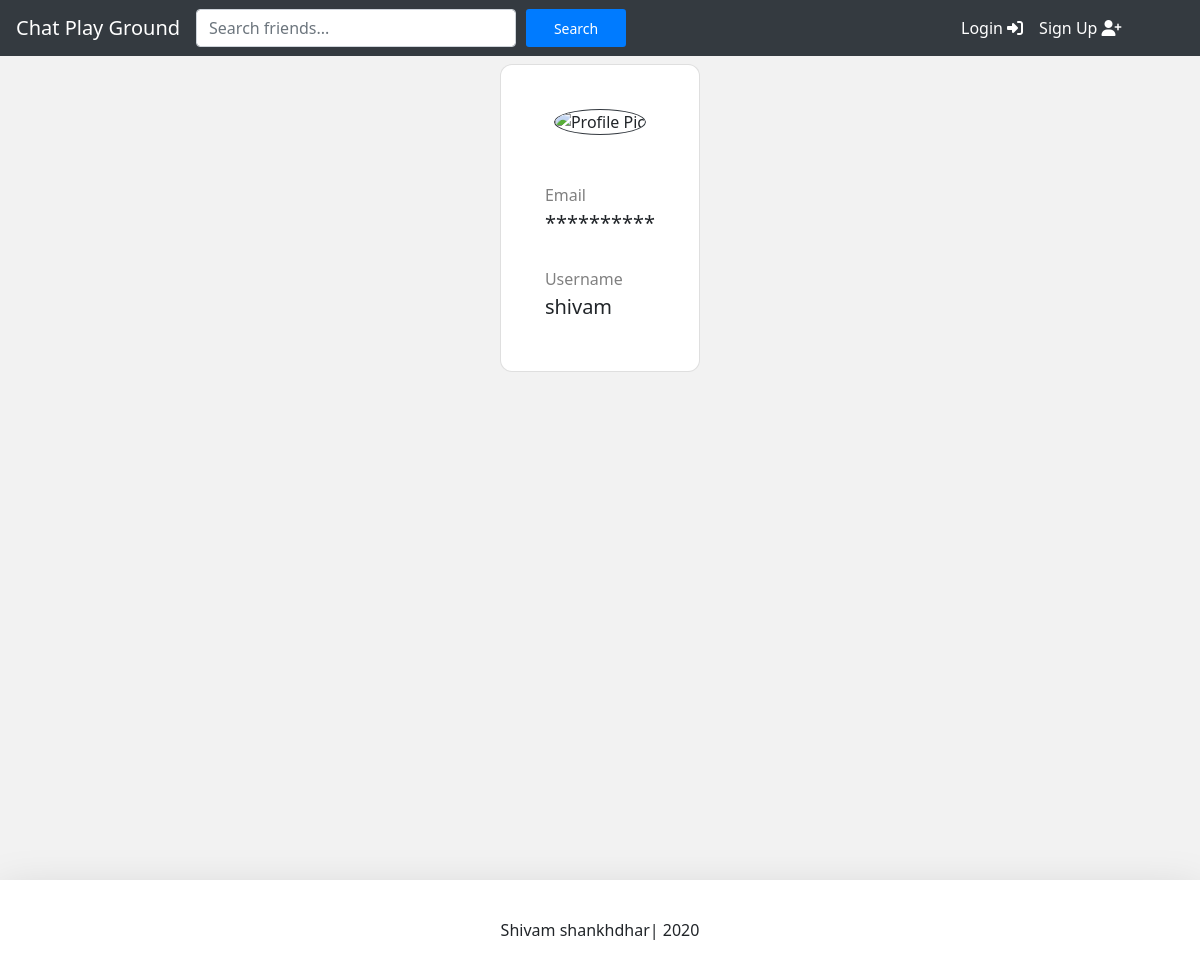
The page /accounts/1/ on the database as committed earlier.
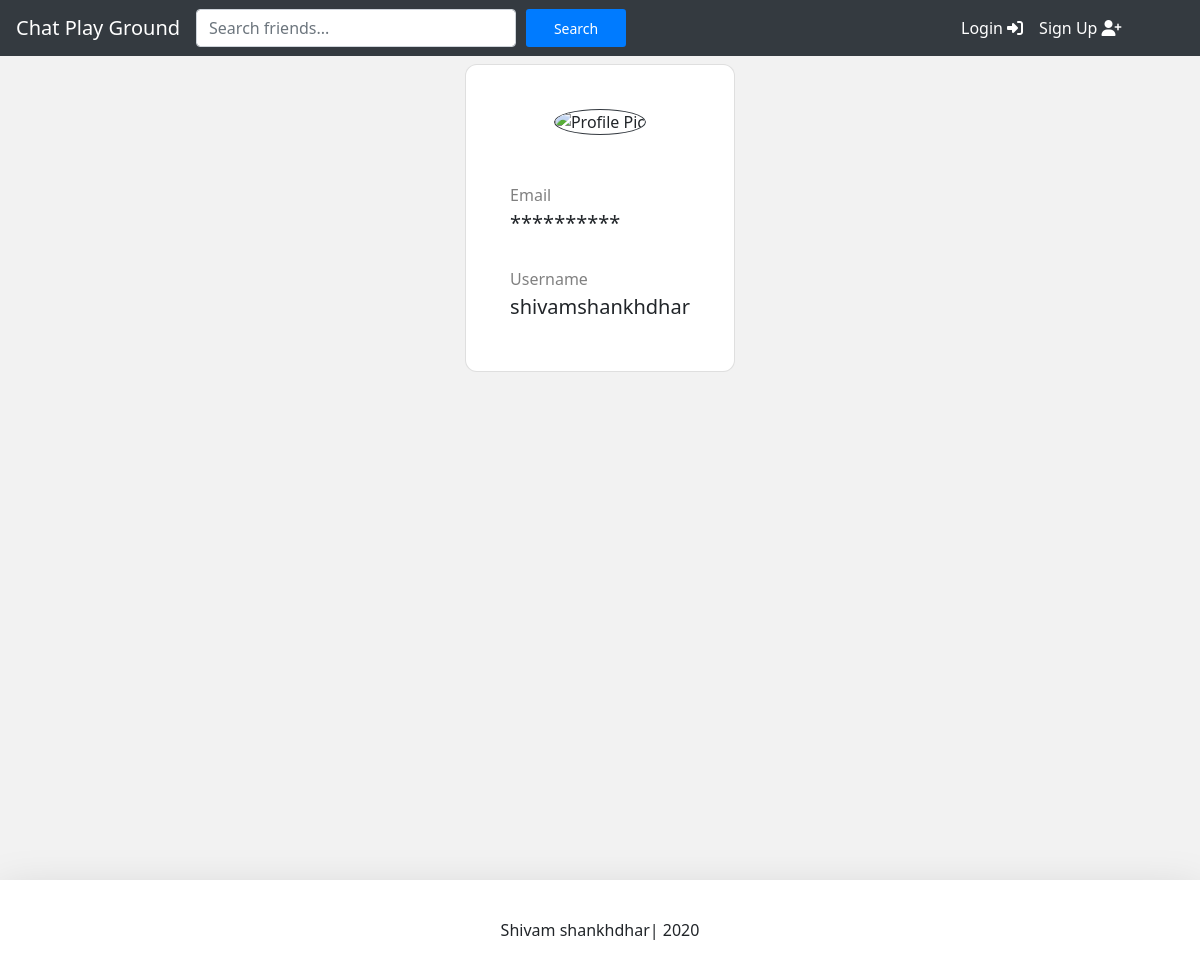
The same page on the database as committed later.
### accounts/models.py (models this page shows, shortened)
class Account(AbstractBaseUser):
    email           = models.EmailField(verbose_name = 'email', max_length=60, unique=True )
    username        = models.CharField(max_length=30, unique=True)
    date_joined     = models.DateTimeField(verbose_name="date joined", auto_now_add=True)
    last_login      = models.DateTimeField(verbose_name="last login", auto_now = True)
    is_admin        = models.BooleanField(default=False)
    is_active       = models.BooleanField(default=True)
    is_staff        = models.BooleanField(default=False)
    is_superuser    = models.BooleanField(default=False)
    profile_image   = models.ImageField(max_length = 255, upload_to = get_profile_image_filepath, null = True, blank = True, default = get_default_profile_image)
    hide_email      = models.BooleanField(default=True)
    objects = MyAccountManager()
    USERNAME_FIELD = 'email'         #django uses username for login but i change this with email for login
    REQUIRED_FIELDS = ['username']

### accounts/views.py (the view)
# urls.py: path('<user_id>/', account_view, name='view'),
def account_view(request, *args, **kwargs):
    context = {}
    template_name = 'accounts/account.html'
    user_id = kwargs.get("user_id")
    try:
        account = Account.objects.get(pk = user_id)
    except Account.DoesNotExist:
        return HttpResponse("that user doesn't exist.")
    if account:
        context['id'] = account.id
        context['username'] = account.username
        context['email'] = account.email
        context['profile_image'] = account.profile_image.url
        context['hide_email'] = account.hide_email
        is_self = True
        is_friend = False
        user = request.user
        if user.is_authenticated and user != account:
            is_self = False
        elif not user.is_authenticated:
            is_self = False
        context["is_self"] = is_self
        context['is_friend'] = is_friend
        context['BASE_URL'] = settings.BASE_URL
        return render(request, template_name, context)

### accounts/templates/accounts/account.html (shortened to what this page needs)
{% extends 'base.html' %}
{% load static %}
{% block content %}
<div class="container-fluid">
	<div class="d-flex flex-row justify-content-center flex-wrap align-items-start">
		<div class="card profile-card m-2">
		  <div class="card-body">
		  	<div class="d-flex flex-column justify-content-center p-4">
		  		<div class="image-container mx-auto mb-4">
		  			<img class="d-block border border-dark rounded-circle img-fluid mx-auto profile-image" alt="Profile Pic" id="id_profile_image" src="{{profile_image}}">
		  		</div>
		  		<p class="mt-4 mb-1 field-heading">Email</p>
		  		{%  if is_self %}
		  			<h5>{{email}}</h5>
		  		{% else %}
		  			{% if hide_email %}
			  			<h5>**********</h5>
			  		{% else %}
			  			<h5>{{email}}</h5>
			  		{% endif %}
			  	{% endif %}
		  		<p class="mt-4 mb-1 field-heading">Username</p>
		  		<h5>{{username}}</h5>
		  	</div>
		  </div>
		</div>
	</div>
</div>
{% endblock content %}

Rows that differ between the two databases and show on the page:
changed Account: username "shivam" → "shivamshankhdhar"
